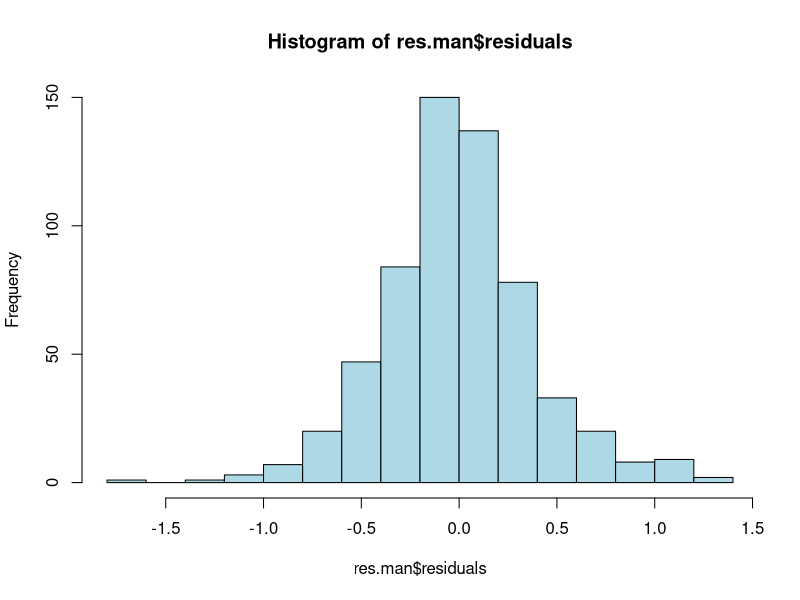

Recreate this plot in R.
# By Ludovic G
data(iris) # For the example.

#----------------------------
# Parameters
#----------------------------
data = iris # Replace this by your own full data frame.
Independant_Variable_1 = as.factor(data$Species) # Replace this by the Independant variable within your database. You can create several Independant variables in several variables if necessary.
Dependant_Variables = data[1:4] # This subset of your initial dataframe should only contain the dependant variables that you want to analyse.

#----------------------------
# Run the script
#----------------------------
### Define initial variables
x_data = Independant_Variable_1 # Independant variable (here we have only one but it could be more).

### Put all the Dependant Variables (of intereset) into a matrix by adding columns to the first vector y_data.
count = 1
for(i in Dependant_Variables[1:(length(Dependant_Variables))]) {
  if(count == 1) {
    y_data = cbind(i)
    colnames(y_data)[count] = colnames(Dependant_Variables)[count]
  } else {
    y_data = cbind(y_data, i)
    colnames(y_data)[count] = colnames(Dependant_Variables)[count]
  }
  count = count + 1
}

### Compute the MANOVA
res.man = manova(y_data ~ x_data)

### Check the normality of residuals
hist(res.man$residuals, col = "lightblue")

### Ask for the summary
my_summary = summary.aov(res.man)
#print(my_summary) # Full summary.
#print(my_summary[1]) # Summary for 1 dependant variable.

### Ask significance for each dependant variable
count = 1
for(value in my_summary) {
  if(is.na(value$`Pr(>F)`[1] == T)) {
    print("Missing value")
  } else if(value$`Pr(>F)`[1] < 0.05) {
      print(paste(names(my_summary)[count],": ",value$`Pr(>F)`[1], "***"))
      count = count + 1
  } else {
      print(paste(names(my_summary)[count],"> 0.05"))
  }
}